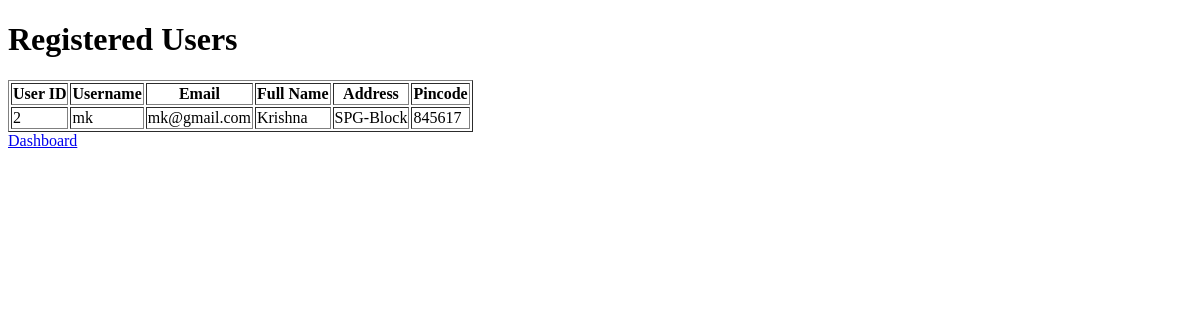
/View_Users, run on an earlier commit of the app's database.
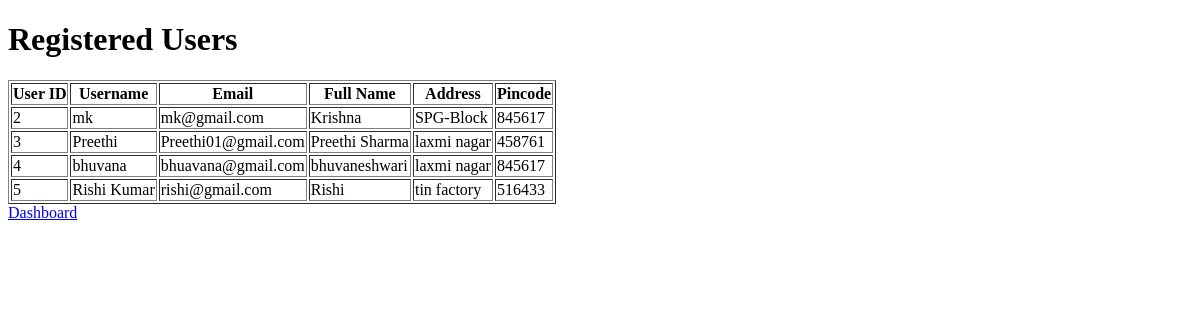
And on a later commit of the database.
### tables this page shows
CREATE TABLE User(
        user_ID INTEGER PRIMARY KEY,
        username TEXT,
        email VARCHAR,
        password VARCHAR,
        full_name TEXT,
        address TEXT,
        pincode INTEGER,
        role TEXT
    );

### app.py (the view)
@app.route("/View_Users", methods=["GET"])
def view_users():
    connection = sqlite3.connect("database.db")
    cursor = connection.cursor()
    cursor.execute("SELECT * FROM User WHERE role='user'")
    users = cursor.fetchall()
    connection.close()
    return render_template("view_users.html", users=users)

### templates/view_users.html (shortened to what this page needs)
<!DOCTYPE html>
<html>
    <head>
    </head>
    <body>
        <h1>Registered Users</h1>
        {% if users and users|length>0 %}
        <table border="1">
            <tr>
                <th>User ID</th>
                <th>Username</th>
                <th>Email</th>
                <th>Full Name</th>
                <th>Address</th>
                <th>Pincode</th>
            </tr>
            {% for user in users %}
            <tr>
                <td>{{ user[0] }}</td>
                <td>{{ user[1] }}</td>
                <td>{{ user[2] }}</td>
                <td>{{ user[4] }}</td>
                <td>{{ user[5] }}</td>
                <td>{{ user[6] }}</td>
            </tr>
            {% endfor %}
        </table>
        {% else %}
        <p>No users found</p>
        {% endif %}
        <div class="nav-links">
            <a href="/admin_dashboard">Dashboard</a>
        </div>
    </body>
</html>

What changed in the data, as far as the page shows it:
added User: user_ID "3", username "Preethi", email "Preethi01@gmail.com", full_name "Preethi Sharma", address "laxmi nagar", pincode "458761"
added User: user_ID "4", username "bhuvana", email "bhuavana@gmail.com", full_name "bhuvaneshwari", address "laxmi nagar", pincode "845617"
added User: user_ID "5", username "Rishi Kumar", email "rishi@gmail.com", full_name "Rishi", address "tin factory", pincode "516433"
